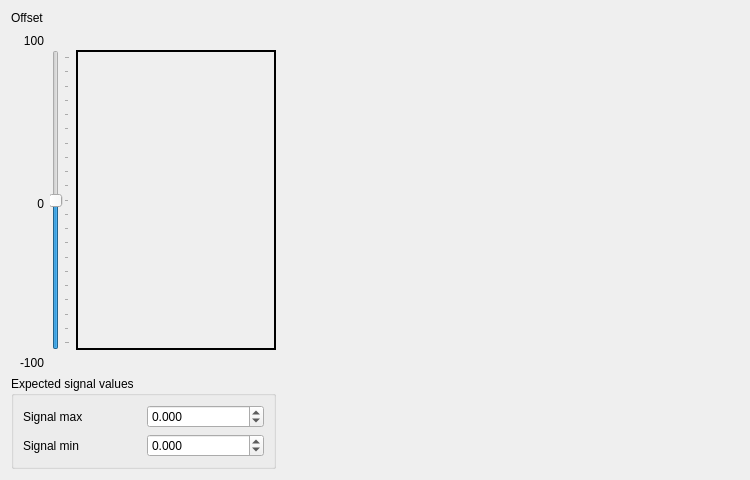
<?xml version="1.0" encoding="UTF-8"?>
<ui version="4.0">
 <class>Dialog</class>
 <widget class="QDialog" name="Dialog">
  <property name="geometry">
   <rect>
    <x>0</x>
    <y>0</y>
    <width>750</width>
    <height>480</height>
   </rect>
  </property>
  <property name="windowTitle">
   <string>Dialog</string>
  </property>
  <layout class="QGridLayout" name="gridLayout_2">
   <item row="0" column="0">
    <widget class="QLabel" name="label_3">
     <property name="text">
      <string>Offset</string>
     </property>
    </widget>
   </item>
   <item row="1" column="0">
    <widget class="QLabel" name="label_4">
     <property name="text">
      <string>100</string>
     </property>
     <property name="alignment">
      <set>Qt::AlignRight|Qt::AlignTrailing|Qt::AlignVCenter</set>
     </property>
    </widget>
   </item>
   <item row="1" column="1" rowspan="5">
    <widget class="QSlider" name="offset">
     <property name="minimumSize">
      <size>
       <width>0</width>
       <height>300</height>
      </size>
     </property>
     <property name="maximumSize">
      <size>
       <width>16777215</width>
       <height>300</height>
      </size>
     </property>
     <property name="minimum">
      <number>-100</number>
     </property>
     <property name="maximum">
      <number>100</number>
     </property>
     <property name="orientation">
      <enum>Qt::Vertical</enum>
     </property>
     <property name="tickPosition">
      <enum>QSlider::TicksBelow</enum>
     </property>
    </widget>
   </item>
   <item row="1" column="2" rowspan="5">
    <widget class="QLabel" name="plot">
     <property name="minimumSize">
      <size>
       <width>200</width>
       <height>300</height>
      </size>
     </property>
     <property name="maximumSize">
      <size>
       <width>200</width>
       <height>300</height>
      </size>
     </property>
     <property name="frameShape">
      <enum>QFrame::Box</enum>
     </property>
     <property name="lineWidth">
      <number>2</number>
     </property>
     <property name="text">
      <string/>
     </property>
    </widget>
   </item>
   <item row="1" column="3">
    <spacer name="horizontalSpacer">
     <property name="orientation">
      <enum>Qt::Horizontal</enum>
     </property>
     <property name="sizeHint" stdset="0">
      <size>
       <width>40</width>
       <height>20</height>
      </size>
     </property>
    </spacer>
   </item>
   <item row="2" column="0">
    <spacer name="verticalSpacer">
     <property name="orientation">
      <enum>Qt::Vertical</enum>
     </property>
     <property name="sizeHint" stdset="0">
      <size>
       <width>20</width>
       <height>40</height>
      </size>
     </property>
    </spacer>
   </item>
   <item row="3" column="0">
    <widget class="QLabel" name="label_6">
     <property name="text">
      <string>0</string>
     </property>
     <property name="alignment">
      <set>Qt::AlignRight|Qt::AlignTrailing|Qt::AlignVCenter</set>
     </property>
    </widget>
   </item>
   <item row="4" column="0">
    <spacer name="verticalSpacer_2">
     <property name="orientation">
      <enum>Qt::Vertical</enum>
     </property>
     <property name="sizeHint" stdset="0">
      <size>
       <width>20</width>
       <height>40</height>
      </size>
     </property>
    </spacer>
   </item>
   <item row="5" column="0">
    <widget class="QLabel" name="label_5">
     <property name="text">
      <string>-100</string>
     </property>
     <property name="alignment">
      <set>Qt::AlignRight|Qt::AlignTrailing|Qt::AlignVCenter</set>
     </property>
    </widget>
   </item>
   <item row="6" column="0" colspan="3">
    <widget class="QGroupBox" name="groupBox">
     <property name="title">
      <string>Expected signal values</string>
     </property>
     <layout class="QGridLayout" name="gridLayout">
      <item row="0" column="0">
       <widget class="QLabel" name="label">
        <property name="text">
         <string>Signal max</string>
        </property>
       </widget>
      </item>
      <item row="0" column="1">
       <widget class="QDoubleSpinBox" name="target_max">
        <property name="decimals">
         <number>3</number>
        </property>
        <property name="minimum">
         <double>-999999999999999.000000000000000</double>
        </property>
        <property name="maximum">
         <double>10000000000000000.000000000000000</double>
        </property>
       </widget>
      </item>
      <item row="1" column="0">
       <widget class="QLabel" name="label_2">
        <property name="text">
         <string>Signal min</string>
        </property>
       </widget>
      </item>
      <item row="1" column="1">
       <widget class="QDoubleSpinBox" name="target_min">
        <property name="decimals">
         <number>3</number>
        </property>
        <property name="minimum">
         <double>-999999999999999.000000000000000</double>
        </property>
        <property name="maximum">
         <double>10000000000000000.000000000000000</double>
        </property>
       </widget>
      </item>
     </layout>
    </widget>
   </item>
  </layout>
 </widget>
 <resources/>
 <connections/>
</ui>
